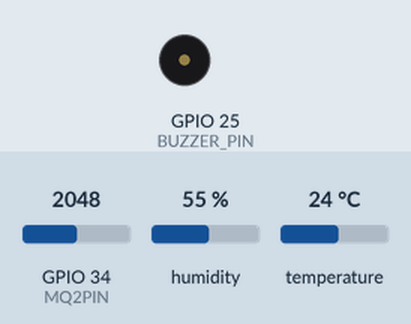
This sketch was run on a simulated ESP32. Shown: buzzer (waves = sounding, pin HIGH). Inputs (shaded band) come from the test bench; at power-on: GPIO 34 (MQ2PIN) = 2048, humidity 55 %, temperature 24 °C. WiFi joins after 1.5 s; servers stay silent unless stated; no MQTT or app messages arrive unless stated; what the sketch prints to the serial monitor is not drawn.

Above: at 0.1 s.
At 1.6 s:
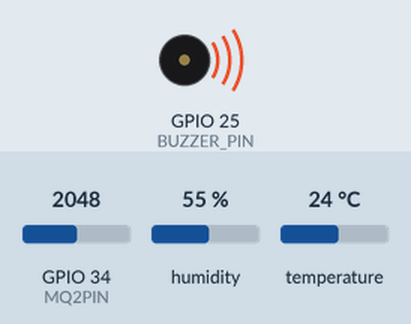
Timing chart, 0 to 3.1 s (numbered marks = the images above):
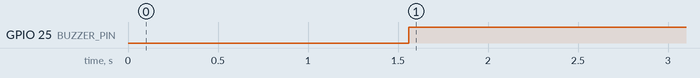

Measured:
- by itself, GPIO 25 (BUZZER_PIN): LOW → HIGH at 1.6 s

The sketch:

smarthomeairsense.ino
```cpp
#include <WiFi.h>
#include <PubSubClient.h>
#include "DHT.h"

// --------------------
// WiFi Credentials
// --------------------
const char* ssid = "iPhone";
const char* password = "12345678";

// --------------------
// ThingsBoard MQTT
// --------------------
const char* mqtt_server = "mqtt.thingsboard.cloud";
const int   mqtt_port   = 1883;
const char* access_token = "nbzK915r1AU3roBj13RN";

// --------------------
// Sensors & Pins
// --------------------
#define DHTPIN 4
#define DHTTYPE DHT22
#define MQ2PIN 34
#define BUZZER_PIN 25

#define TEMP_THRESHOLD 35
#define GAS_THRESHOLD 1600

DHT dht(DHTPIN, DHTTYPE);

WiFiClient espClient;
PubSubClient client(espClient);

// --------------------
// Connect to WiFi
// --------------------
void setup_wifi() {
  Serial.print("Connecting to WiFi");
  WiFi.begin(ssid, password);

  while (WiFi.status() != WL_CONNECTED) {
    delay(500);
    Serial.print(".");
  }

  Serial.println("\nWiFi Connected!");
  Serial.print("IP Address: ");
  Serial.println(WiFi.localIP());
}

// --------------------
// Send Sensor Data to ThingsBoard
// --------------------
void sendData() {
  float temperature = dht.readTemperature();
  float humidity = dht.readHumidity();
  int gasValue = analogRead(MQ2PIN);

  if (isnan(temperature) || isnan(humidity)) {
    Serial.println("❌ Failed to read from DHT22!");
    return;
  }

  // JSON Payload
  String payload = "{";
  payload += "\"temperature\":" + String(temperature) + ",";
  payload += "\"humidity\":" + String(humidity) + ",";
  payload += "\"gas\":" + String(gasValue);
  payload += "}";

  Serial.println("📤 Sending payload:");
  Serial.println(payload);

  client.publish("v1/devices/me/telemetry", payload.c_str());

  // ---------------------------
  // BUZZER ALERT BASED ON VALUE
  // ---------------------------
  if (temperature > TEMP_THRESHOLD || gasValue > GAS_THRESHOLD) {
    digitalWrite(BUZZER_PIN, HIGH);
    Serial.println("🚨 ALERT! Threshold exceeded! Buzzer ON");
  } else {
    digitalWrite(BUZZER_PIN, LOW);
  }
}

// --------------------
// MQTT Reconnect
// --------------------
void reconnect() {
  while (!client.connected()) {
    Serial.print("Connecting to ThingsBoard...");

    if (client.connect("ESP32_Device", access_token, "")) {
      Serial.println("Connected!");
    } else {
      Serial.print("Failed! rc=");
      Serial.print(client.state());
      delay(2000);
    }
  }
}

// --------------------
// Setup
// --------------------
void setup() {
  Serial.begin(115200);

  pinMode(BUZZER_PIN, OUTPUT);
  digitalWrite(BUZZER_PIN, LOW);

  dht.begin();
  setup_wifi();

  client.setServer(mqtt_server, mqtt_port);
}

// --------------------

// --------------------
void loop() {
  if (!client.connected()) {
    reconnect();
  }

  client.loop();
  sendData();

  delay(2000); // send every 2 seconds
}
```
